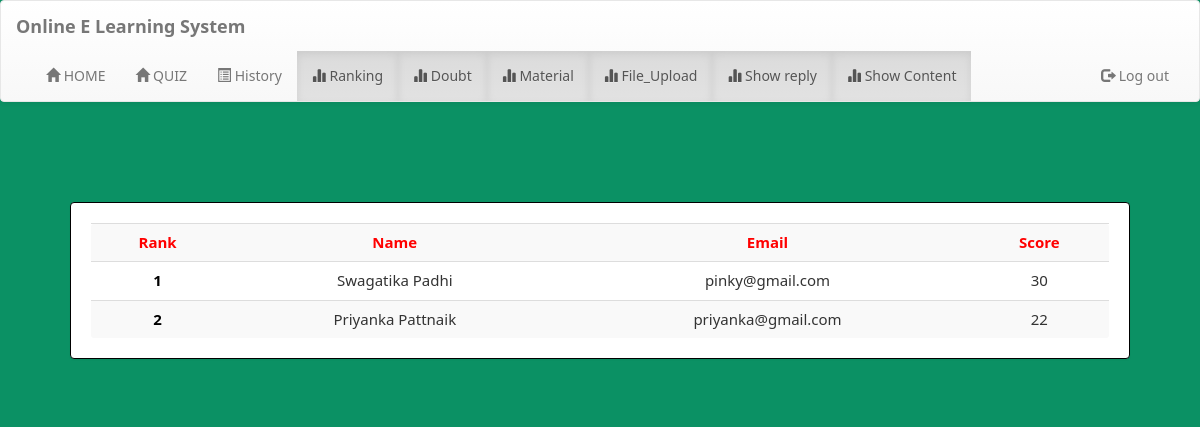
The page /welcome.php?q=3 (signed in) on the database as committed earlier.
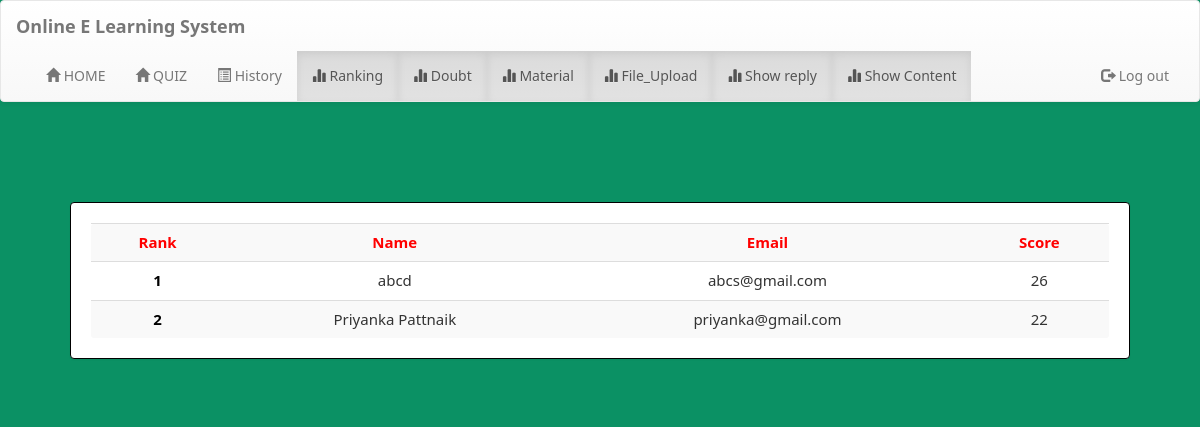
The same page on the database as committed later.
### tables this page shows
CREATE TABLE `rank` (
  `email` varchar(50) NOT NULL,
  `score` int(11) NOT NULL,
  `time` timestamp NOT NULL DEFAULT current_timestamp() ON UPDATE current_timestamp()
);

CREATE TABLE `user` (
  `name` varchar(50) NOT NULL,
  `college` varchar(100) NOT NULL,
  `email` varchar(50) NOT NULL,
  `password` varchar(50) NOT NULL
);

### welcome.php (the view, shortened to what this page needs)
<?php
    include_once 'database.php';
    if(!(isset($_SESSION['email'])))
    {
        header("location:login.php");
    }
    else
    {
        $name = $_SESSION['name'];
    }
?>
<!DOCTYPE html>
<html lang="en">
<head>
    <link  rel="stylesheet" href="css/bootstrap.min.css"/>
    <link  rel="stylesheet" href="css/bootstrap-theme.min.css"/>
    <link rel="stylesheet" href="css/welcome.css">
    <link  rel="stylesheet" href="css/font.css">
</head>
<body>
    <nav class="navbar navbar-default title1">
        <div class="container-fluid">
            <div class="navbar-header">
        <a class="navbar-brand" href="#"><b>Online E Learning System</b></a>
        </div>
        <div class="collapse navbar-collapse" id="bs-example-navbar-collapse-1">
        <ul class="nav navbar-nav navbar-left">
        <li <?php if(@$_GET['q']==8) echo'class="active"'; ?> ><a href="welcome.php?q=8"><span class="glyphicon glyphicon-home" aria-hidden="true"></span>&nbsp;HOME<span class="sr-only">(current)</span></a></li>
            <li <?php if(@$_GET['q']==1) echo'class="active"'; ?> ><a href="welcome.php?q=1"><span class="glyphicon glyphicon-home" aria-hidden="true"></span>&nbsp;QUIZ<span class="sr-only"></span></a></li>
            <li <?php if(@$_GET['q']==2) echo'class="active"'; ?>> <a href="welcome.php?q=2"><span class="glyphicon glyphicon-list-alt" aria-hidden="true"></span>&nbsp;History</a></li>
            <li <?php if(@$_GET['q']==3) echo'class="active"'; ?>> <a href="welcome.php?q=3"><span class="glyphicon glyphicon-stats" aria-hidden="true"></span>&nbsp;Ranking</a></li>
            <li <?php  echo'class="active"'; ?>> <a href="d.html"><span class="glyphicon glyphicon-stats" aria-hidden="true"></span>&nbsp;Doubt</a></li>
            <li <?php  echo'class="active"'; ?>> <a href="mat.php"><span class="glyphicon glyphicon-stats" aria-hidden="true"></span>&nbsp;Material</a></li>
            <li <?php  echo'class="active"'; ?>> <a href="upload.php"><span class="glyphicon glyphicon-stats" aria-hidden="true"></span>&nbsp;File_Upload</a></li>
            <li <?php  echo'class="active"'; ?>> <a href="sreply.php"><span class="glyphicon glyphicon-stats" aria-hidden="true"></span>&nbsp;Show reply</a></li>
            <li <?php  echo'class="active"'; ?>> <a href="scon.php"><span class="glyphicon glyphicon-stats" aria-hidden="true"></span>&nbsp;Show Content</a></li>
        </ul>
        <ul class="nav navbar-nav navbar-right">
        <li <?php echo''; ?> > <a href="logout.php?q=welcome.php"><span class="glyphicon glyphicon-log-out" aria-hidden="true"></span>&nbsp;Log out</a></li>
        </ul>
        </div>
    </div>
    </nav>
    <br><br>
    <div class="container">
        <div class="row">
            <div class="col-md-12">
                <?php
                    if(@$_GET['q']== 3)
                    {
                        $q=mysqli_query($con,"SELECT * FROM rank ORDER BY score DESC " )or die('Error223');
                        echo  '<div class="panel title"><div class="table-responsive">
                        <table class="table table-striped title1" >
                        <tr style="color:red"><td><center><b>Rank</b></center></td><td><center><b>Name</b></center></td><td><center><b>Email</b></center></td><td><center><b>Score</b></center></td></tr>';
                        $c=0;
                        while($row=mysqli_fetch_array($q) )
                        {
                            $e=$row['email'];
                            $s=$row['score'];
                            $q12=mysqli_query($con,"SELECT * FROM user WHERE email='$e' " )or die('Error231');
                            while($row=mysqli_fetch_array($q12) )
                            {
                                $name=$row['name'];
                            }
                            $c++;
                            echo '<tr><td style="color:black"><center><b>'.$c.'</b></center></td><td><center>'.$name.'</center></td><td><center>'.$e.'</center></td><td><center>'.$s.'</center></td></tr>';
                        }
                        echo '</table></div></div>';
                    }
                ?>
</body>
</html>

Rows that differ between the two databases and show on the page:
removed rank: user.name "Swagatika Padhi", email "pinky@gmail.com", score "30"
added rank: user.name "abcd", email "abcs@gmail.com", score "26"
